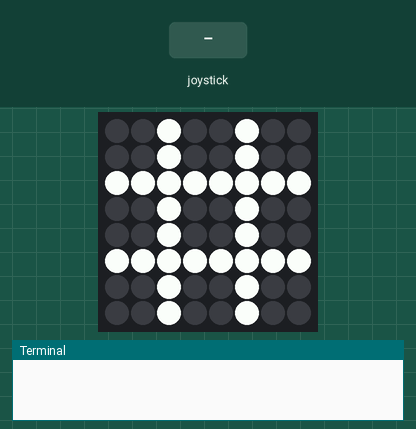
Simulated run of this program. Board: Raspberry Pi (BCM pin numbers) with a Sense HAT. Shown: the Sense HAT's 8×8 RGB LED matrix, the last lines printed to the terminal. The inputs (shaded band) are chosen by the test bench.

Above: at 1.2 s.
1.3 s: joystick pushed up
At 2.5 s:
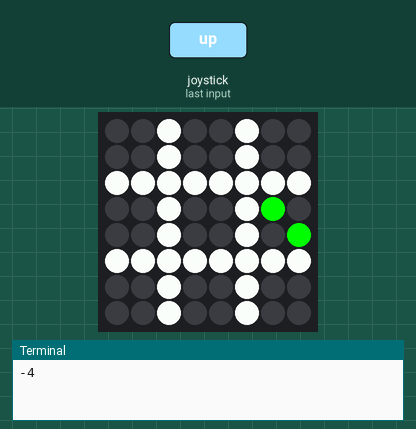
2.8 s: joystick clicked
At 3.7 s:
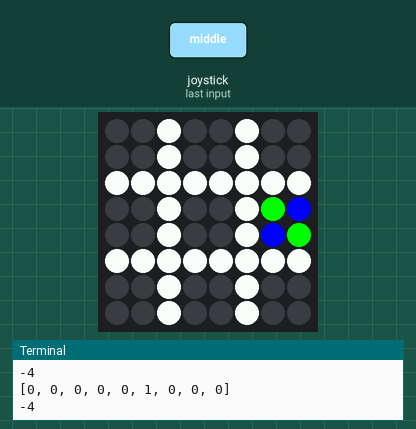
Timing chart, 0 to 5.8 s (numbered marks = the images above; inputs shaded):
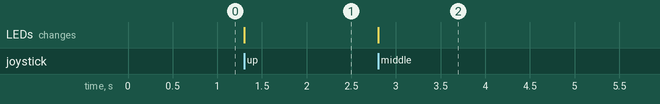

The program:

naughtscrosses.py
```python
from sense_emu import SenseHat
from time import sleep

sense = SenseHat()
player_one = True  # Flag to keep track of whose turn it is.

'''
TODO
Problems to solve - no particular order
1 - //Move between "cells"
2 - //Select a cell (not an existing cells)
3 - //Indicate which is X and which is O
4 - //swap between players
4a - //disallow selecting cells already selected.
5 - //Detect "win"
6 - //Detect "loss" when drawn.
7 - //Reset the game
8 - //Move in multiple directions
'''

def draw_hash():
    """
    Draws the # on the Raspberry Pi Sense Hat in white pixels,
    leaving the others black.
    The # is the 'board' for naughts and crosses.
    Parameters:
    None
    E.g. id (int): An int for the 'cell' of the naughts and crosses board
    Returns:
    None
    E.g. student_name: a string with the firstname + ' ' + secondname
    """

    # sets black and white
    b = [0,0,0]            # black
    w = [255,255,255]      # white

    # grid of 64 leds, black or white, to show the # board.
    grid = [
    b,b,w,b,b,w,b,b,
    b,b,w,b,b,w,b,b,
    w,w,w,w,w,w,w,w,
    b,b,w,b,b,w,b,b,
    b,b,w,b,b,w,b,b,
    w,w,w,w,w,w,w,w,
    b,b,w,b,b,w,b,b,
    b,b,w,b,b,w,b,b
    ]

    sense.set_pixels(grid) # draws the grid on the sense hat leds

def highlight_cell(id):
    """
    On each 'refresh' of the sense hat led matrix, redraws the game screen.
    Highlights the cell (green) that the user is scrolling through using the sense hat joystick.
    If player 1 has selected a cell, highlight that cell red
    If player 2 has selected a cell, highlight that cell blue
    Redraws the grid as white #.

    All other cells are left as black.
    Parameters:
    id (int): The value of the cell that the user is currently highlighting.
    Returns:
    None
    """
    g = [0,255,0]        # green is the highlight colour
    b = [0,0,0]          # black is the colour when cells are not highlighted or selected
    w = [255,255,255]    # White is for the grid #
    r = [255,0,0]        # Player 1's colour
    bl = [0,0,255]       # Player 2's colour

    grid = [
        0,0,0,0,0,0,0,0,
        0,0,0,0,0,0,0,0,
        0,0,0,0,0,0,0,0,
        0,0,0,0,0,0,0,0,
        0,0,0,0,0,0,0,0,
        0,0,0,0,0,0,0,0,
        0,0,0,0,0,0,0,0,
        0,0,0,0,0,0,0,0
        ]

    #These are the indexes of the LEDs in grid that need to be white for the hash
    hash = [2,5,10,13,16,17,18,19,20,21,22,23,26,29,34,37,40,41,42,43,44,45,46,47,50,53,58,61]

    starting_pixels = [0,3,6,24,27,30,48,51,54] # TODO: what does this do?

    '''
    This loop iterates over the game_grid.
    If the value is 1, set the cell as blue
    If the value is 2, set the cell as red
    Uses the starting pixel to set the four pixels as the intended colour
    '''
    for index in range (0,9):
        starting_pixel = starting_pixels[index]
        if game_grid[index] == 1:
            colour = bl
        elif game_grid[index] == 2:
            colour = r
        else:
            colour = 0
        grid[starting_pixel] = colour
        grid[starting_pixel+1] = colour
        grid[starting_pixel+8] = colour
        grid[starting_pixel+9] = colour


    # This sets the cell the user is highlighting to be green
    starting_pixel = starting_pixels[id]

    grid[starting_pixel] = g
    #grid[starting_pixel+1] = g
    #grid[starting_pixel+8] = g
    grid[starting_pixel+9] = g


    # Draws the white # game board
    # and replaces any remaining 0's in grid to be black
    # This for loop is to be the last code run in this function.
    # because it captures any remaining 0's in grid and makes it black.
    for index in range (0,64):
        if index in hash:
            grid[index] = w
        if grid[index] == 0:
            grid[index] = b


    sense.set_pixels(grid)

def initialise_game_grid():
    """Creates the game grid list to represent the cells
       that players have selected or not.
    Parameters:
    None
    Returns:
    None
   """
    global game_grid
    # 0 = not selected
    # 1 = O selected
    # 2 = X selected

    game_grid = [0,0,0,0,0,0,0,0,0]

def isWinner(id):
    """Checks all possible combination of win scenarios for a particular playerid
    Parameters:
        id (int): Players Id to check for a row/col/line of 3.
    Returns:
        True if there is a line of 3.
        False if there is no line of 3.
   """
    global game_grid
    if game_grid[0] == id and game_grid[1] == id and game_grid[2] == id or game_grid[3] == id and game_grid[4] == id and game_grid[5] == id or game_grid[6] == id and game_grid[7] == id and game_grid[8] == id or game_grid[0] == id and game_grid[3] == id and game_grid[6] == id or game_grid[1] == id and game_grid[4] == id and game_grid[7] == id or game_grid[2] == id and game_grid[5] == id and game_grid[8] == id or game_grid[0] == id and game_grid[4] == id and game_grid[8] == id or game_grid[2] == id and game_grid[4] == id and game_grid[6] == id:
        # Someone won
        print("Player {} won the game!".format(id))
        return True
    return False

def isDraw():
    """
    Detects if there is a no-win scenario
    Parameters:
        None
    Returns:
        True if there is a draw (all spaces/cells have been filled with no win)
        False if there is no draw - still a possibility of a win scenario
   """
    global game_grid
    for index in range(0,9):
        #scans the game_grid. If any cell is 0, then there are still plays left.
        if game_grid[index] == 0:
            return False
    return True


def flash_feedback(colour):
    for counter in range (0,30):
        sense.clear(colour)
        sleep(0.1)
        sense.clear()
        sleep(0.1)

def select_cells():
    """The user uses the joystick on the sense hat api to scroll through the cells before chosing one
    As the user presses right, it calls the highlight_cell function to change the cell to green.
    If the user chooses a cell, it updates the game grid to indicate which user chose it.
    Parameters:
    None
    Returns:
    None
   """
    global player_one
    '''
    ids of the cells
    0,1,2,
    3,4,5,
    6,7,8
    '''

    current_id = -1

    while True:

        event = sense.stick.wait_for_event()
        if event.action == "pressed":
            #print("The joystick was {} {}".format(event.action, event.direction))
            # first move
            if event.direction == "right":
                #ignores right command on the right column
                if not(current_id == 2 or current_id == 5 or current_id == 8):
                    current_id = current_id + 1

                # Loops the selection from the end back to beginning
                if current_id == 9:
                    current_id = 0
            if event.direction == "left":

                # Ignores a left command on the left column
                if not(current_id == 0 or current_id == 3 or current_id == 6):
                    current_id = current_id - 1

            if event.direction == "up":

                # ignores up command on the top row
                if not(current_id == 0 or current_id == 1 or current_id == 2):
                    current_id = current_id - 3

            if event.direction == "down":
                # ignores down command on the bottom row
                if not(current_id == 6 or current_id == 7 or current_id == 8):
                    current_id = current_id + 3


            if event.direction == "middle":
                # this fixes the bug when the user presses the joystick when the game first starts
                if current_id == -1:
                    current_id = 0
                # store the id of the cell selected

                if player_one:
                    # if the player clicks middle, and it's player one, then change that cell to blue.
                    # if it's player 2, then change the cell to red.
                    if game_grid[current_id] == 0:
                        game_grid[current_id] = 1
                        player_one = False
                        if isWinner(1):
                            highlight_cell(current_id)
                            flash_feedback([0,0,255])
                            break
                else:
                    if game_grid[current_id] == 0:
                        game_grid[current_id] = 2
                        player_one = True
                        if isWinner(2):
                            highlight_cell(current_id)
                            flash_feedback([255,0,0])
                            break

                print(game_grid)
            if isDraw():
                print("Draw")
                highlight_cell(current_id)
                flash_feedback([0,255,0])
                break

            # print current_id
            print(current_id)
            highlight_cell(current_id)

while (True):
    initialise_game_grid()
    draw_hash()
    select_cells()
```

Measured:
- after the input at 1.3 s, the LEDs: change at once (image 1)
- after the input at 2.8 s, the LEDs: change at once (image 2)
